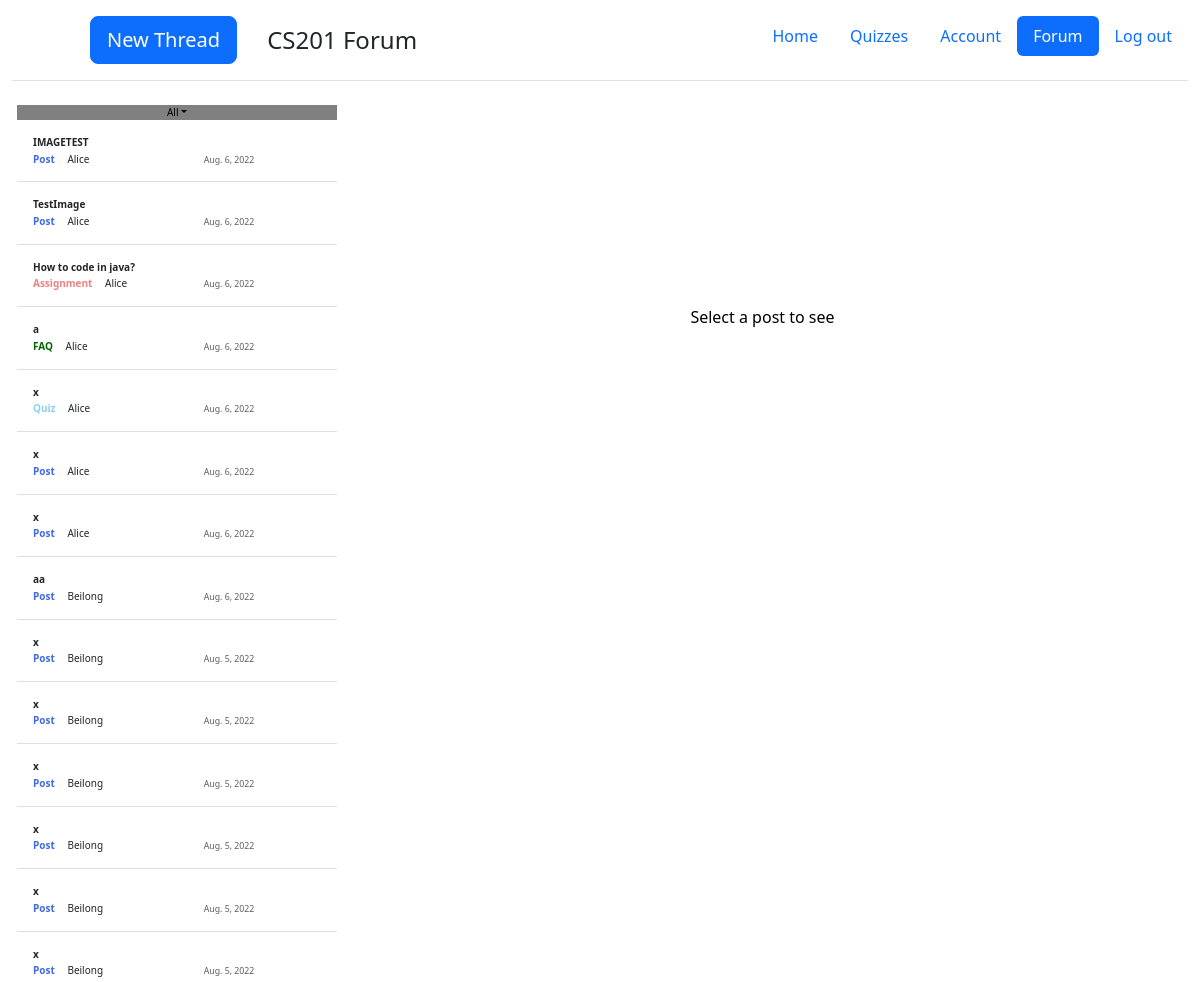
Page /cs201/forum/All (signed in, upper part) on the earlier database version.
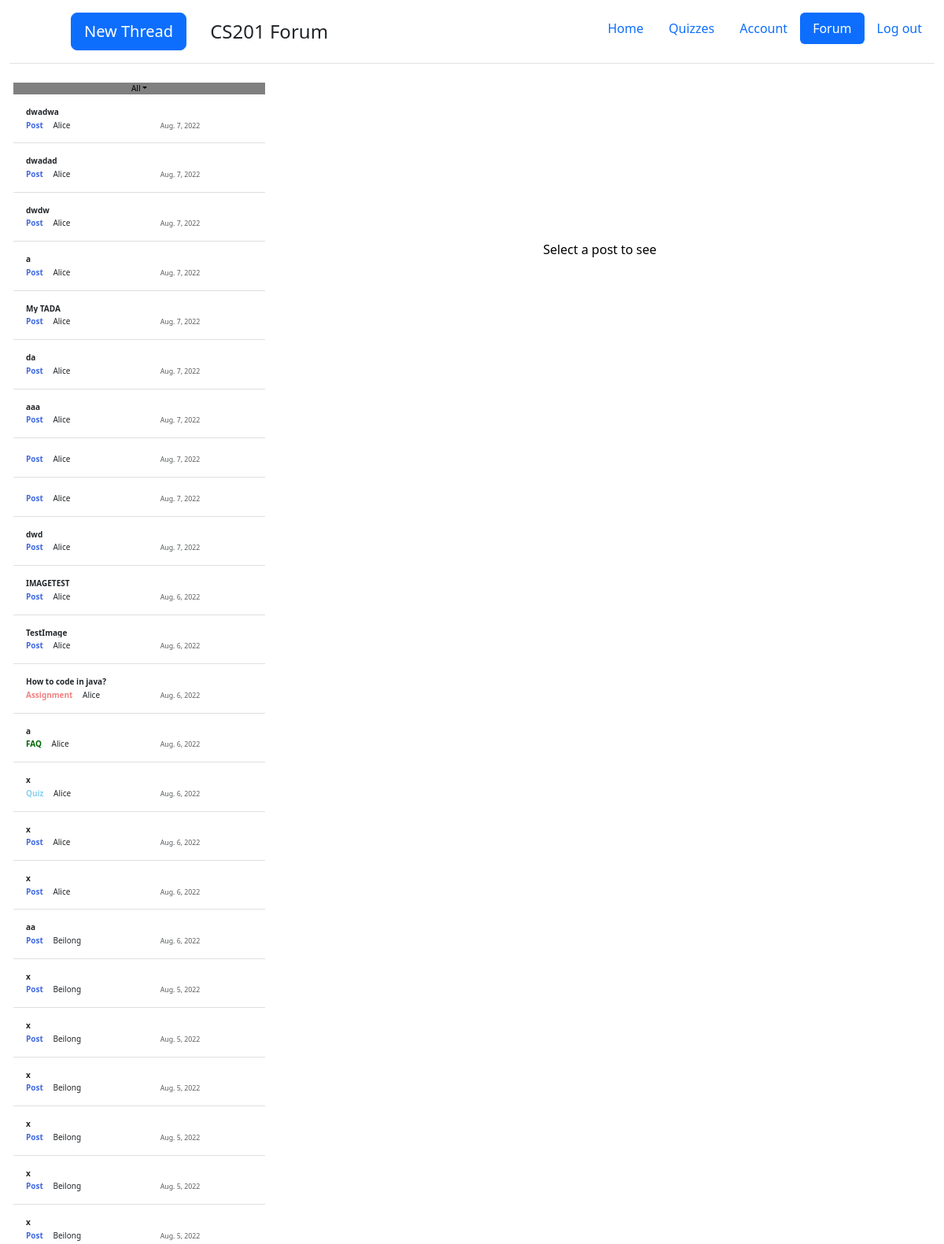
Same page on the later database version.
### forum/models.py (models this page shows, shortened)
class Post(models.Model):
    text=models.TextField()
    author_name= models.CharField(max_length=50)
    author_netid = models.CharField(max_length=8)
    pub_date = models.DateTimeField(default=datetime.datetime.strptime('2022-7-26 6:00','%Y-%m-%d %H:%M').astimezone(datetime.timezone(datetime.timedelta(hours=0))))
    title = models.CharField(max_length=100)
    level = models.IntegerField(default=0)
    question_id = models.IntegerField(default=0)
    category = models.IntegerField(default=0)

### forum/views.py (the view)
# urls.py: path('/<str:filt>', views.forum,name='forum'),
def forum(request,filt):
    context={}
    student = Student.objects.get(student_netid=request.user.username)
    post_seen = list(map(int,list(filter(lambda x:x!='',Student.objects.get(student_netid=request.user.username).forum_seen.split(',')))))
    post_star = list(map(int,(list(filter(lambda x: x!="", student.forum_star.split(','))))))
    if filt == 'All':
        context['post']=Post.objects.all().order_by('-pub_date')
    elif filt =='Star':
        post = [Post.objects.get(id=star_id) for star_id in post_star]
        context['post']= post
    elif filt == 'Post':
        context['post'] = Post.objects.filter(category=0)
    elif filt == 'FAQ':
        context['post'] = Post.objects.filter(category=1)
    elif filt == 'Assignment':
        context['post'] = Post.objects.filter(category=2)
    elif filt == 'Quiz':
        context['post'] = Post.objects.filter(category=3)
    context['post_star']=post_star
    context['post_seen']=post_seen
    context['filt']=filt
    return render(request, 'forum/forum.html',context)

### quiz/templatetags/my_tags.py (called while the page is built)
@register.filter
def date(date):
    return date.date()

@register.filter
def show_category(level):
    if level==0:
        return 'Post'
    if level==1:
        return 'FAQ'
    if level==2:
        return 'Assignment'
    if level==3:
        return 'Quiz'

### forum/templates/forum/forum.html (shortened to what this page needs)
<!doctype html>
<html lang="en" class="h-100">
  <head>
{% load static %}
{% load my_tags%}
<link rel = "stylesheet" type ="text/css" href = "{% static 'quiz/bootstrap/css/bootstrap.min.css' %}">
<link rel = "stylesheet" type ="text/css" href = "{% static 'simple_judge/cover.css' %}">
<link rel = "stylesheet" type ="text/css" href = "{% static 'forum/sidebars.css' %}">
  </head>
  <body class="d-flex h-100 text-center text-black bg-white">
    <div class="container-fluid d-flex w-100 h-100  mx-auto flex-column" style='width:1800px'>
      <header class="d-flex flex-wrap justify-content-center py-3 mb-4 border-bottom">
        <a  class="d-flex align-items-center mb-3 mb-md-0 me-md-auto text-dark text-decoration-none">
          <svg class="bi me-2" width="40" height="32"><use xlink:href="#bootstrap"/></svg>
          <button type="button" class="btn btn-primary btn-lg" style="margin-left:30px" onclick="newpost()">New Thread</button>
          <span class="fs-4" style='margin-left:30px'>CS201 Forum</span>
        </a>
        <ul class="nav nav-pills">
          <li class="nav-item"><a href="{% url 'quiz:userface' %}" class="nav-link " aria-current="page">Home</a></li>
        <li class="nav-item"><a href="{% url 'quiz:assignment'  %}" class="nav-link">Quizzes</a></li>
        <li class="nav-item"><a href="{% url 'quiz:account'  %}" class="nav-link">Account</a></li>
        <li class="nav-item"><a href="{% url 'forum:forum' 'a' %}" class="nav-link active">Forum</a></li>
        <li class="nav-item"><a href="#" class="nav-link" onclick="go()">Log out</a></li>
        </ul>
      </header>
    <main class="d-flex ">
              <div class="d-flex flex-column align-items-stretch flex-shrink-0 bg-white" style="width: 320px;font-size:10px;margin-left:5px;" id ='sidebar'>
                    <div class='row'>
                          <div class='col-md-12'>
                            <a class="nav-link dropdown-toggle " href="#" id="dropdown01" data-bs-toggle="dropdown" aria-expanded="false" style="background:grey">{{filt}}</a>
                          </div>
                    </div>
                <div class="list-group list-group-flush border-bottom scrollarea" style="overflow:auto;white-space:nowrap" id='siding'>
                  {% for c in post %}
                  <button  class="list-group-item list-group-item-action py-3 lh-sm  " id="{{c.id}}" aria-current="true" onclick='another({{c.id}})'>
                    <div class="d-flex w-100 align-items-center justify-content-between">
                      <strong class="mb-1" style="overflow: hidden;text-overflow: ellipsis;word-break:keep-all;white-space:nowrap;display:block;">{{c.title}}</strong>
                    </div>
                                      <div class='row'>
                                        <div class="col-md-6 " style="overflow: hidden;text-overflow: ellipsis;word-break:keep-all;white-space:nowrap;display:block;text-align:left">
                                          <a style='color:red' name='category'><strong>{{c.category|show_category}}</strong></a>
                                           <a style='margin-left:10px'>{{c.author_name}}</a>
                                        </div>
                                          <div class ='col-md-4' style=''>
                                            <small class="text-muted" style=''>{{c.pub_date|date}}</small>
                                          </div>
                                            <div class='col-md-2 ' style='font-size:1px'>
                                            </div>
                                      </div>
                    </button>
                  {%endfor%}
                </div>
              </div>
        <div class="d-flex flex-column align-items-stretch flex-shrink-0 bg-white" style='background-color:purple;margin:0 auto;width:800px;margin-top:200px'>
          Select a post to see
        </div>
    </main>
</div>
  </body>
</html>

Differences in the rows shown:
added Post: title "dwadwa", category|show_category "Post", author_name "Alice", pub_date "Aug. 7, 2022"
added Post: title "dwadad", category|show_category "Post", author_name "Alice", pub_date "Aug. 7, 2022"
added Post: title "dwdw", category|show_category "Post", author_name "Alice", pub_date "Aug. 7, 2022"
added Post: title "a", category|show_category "Post", author_name "Alice", pub_date "Aug. 7, 2022"
added Post: title "My TADA", category|show_category "Post", author_name "Alice", pub_date "Aug. 7, 2022"
added Post: title "da", category|show_category "Post", author_name "Alice", pub_date "Aug. 7, 2022"
added Post: title "aaa", category|show_category "Post", author_name "Alice", pub_date "Aug. 7, 2022"
added Post: category|show_category "Post", author_name "Alice", pub_date "Aug. 7, 2022"
added Post: category|show_category "Post", author_name "Alice", pub_date "Aug. 7, 2022"
added Post: title "dwd", category|show_category "Post", author_name "Alice", pub_date "Aug. 7, 2022"
